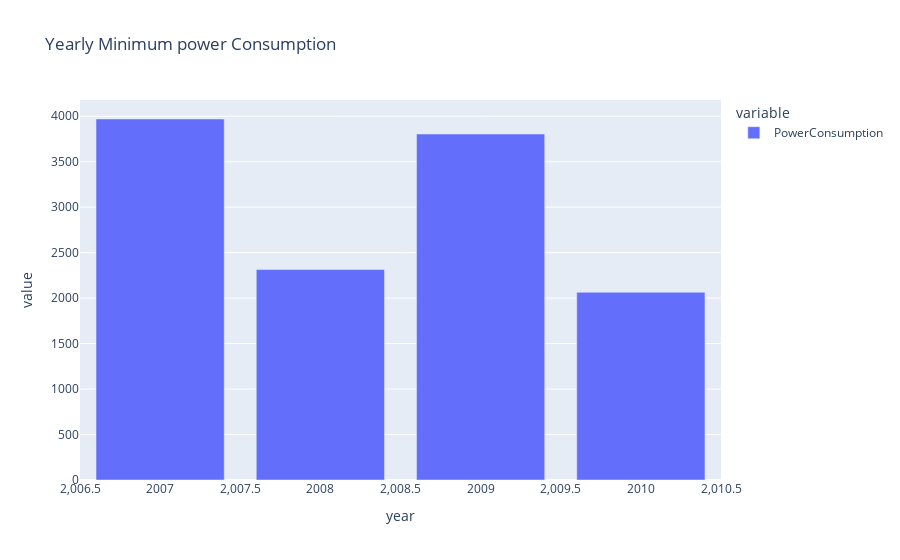

This figure's notebook cell:
### Code cell
pe.bar(df_power_consumption.groupby('year')['PowerConsumption'].min(),title="Yearly Minimum power Consumption")

### Figure 1 — Plotly figure (JSON) as saved in the notebook; plotly's stock layout.template omitted (floating-point values rounded to 4 significant figures)
{"data": [{"alignmentgroup": "True", "hovertemplate": "variable=PowerConsumption<br>year=%{x}<br>value=%{y}<extra></extra>", "legendgroup": "PowerConsumption", "marker": {"color": "#636efa", "pattern": {"shape": ""}}, "name": "PowerConsumption", "offsetgroup": "PowerConsumption", "orientation": "v", "showlegend": true, "textposition": "auto", "type": "bar", "x": [2007, 2008, 2009, 2010], "xaxis": "x", "y": [3969.0, 2314.0, 3804.0, 2064.0], "yaxis": "y"}], "layout": {"barmode": "relative", "legend": {"title": {"text": "variable"}, "tracegroupgap": 0}, "title": {"text": "Yearly Minimum power Consumption"}, "xaxis": {"anchor": "y", "domain": [0, 1], "title": {"text": "year"}}, "yaxis": {"anchor": "x", "domain": [0, 1], "title": {"text": "value"}}}}
